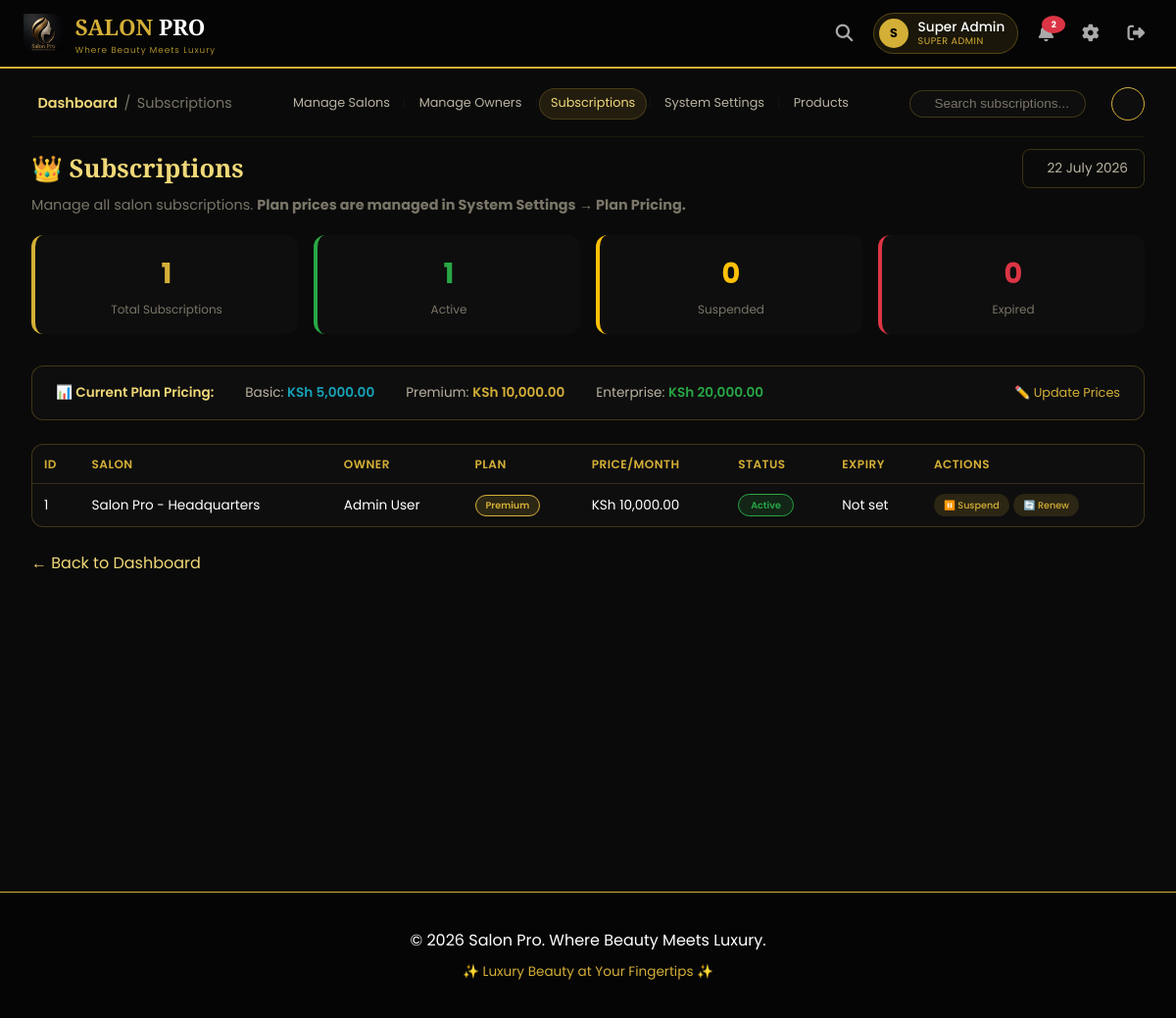
/super_admin/subscriptions.php (signed in), run on the app's committed database.
### tables this page shows
CREATE TABLE IF NOT EXISTS salons (
    id INT AUTO_INCREMENT PRIMARY KEY,
    salon_name VARCHAR(100) NOT NULL,
    salon_email VARCHAR(100),
    salon_phone VARCHAR(20),
    address TEXT,
    subscription_plan ENUM('basic', 'premium', 'enterprise') DEFAULT 'basic',
    subscription_status ENUM('active', 'expired', 'suspended') DEFAULT 'active',
    subscription_expiry DATE,
    owner_id INT,
    created_at TIMESTAMP DEFAULT CURRENT_TIMESTAMP,
    FOREIGN KEY (owner_id) REFERENCES users(id)
);

CREATE TABLE IF NOT EXISTS users (
    id INT AUTO_INCREMENT PRIMARY KEY,
    full_name VARCHAR(100) NOT NULL,
    email VARCHAR(100) UNIQUE NOT NULL,
    phone VARCHAR(20) NOT NULL,
    password VARCHAR(255) NOT NULL,
    role ENUM('admin', 'staff', 'customer', 'super_admin') DEFAULT 'customer',
    is_active BOOLEAN DEFAULT TRUE,
    salon_id INT,
    created_at TIMESTAMP DEFAULT CURRENT_TIMESTAMP
);

### config/database.php (called while the page is built, shortened)
<?php
$db_host = 'localhost';
$db_user = 'root';
$db_pass = '';
$db_name = 'saloon_management_system';
$conn = mysqli_connect($db_host, $db_user, $db_pass, $db_name);
function getPlanPrice($plan) {
    global $conn;
    $key = 'plan_' . $plan . '_price';
    $query = "SELECT setting_value FROM salon_settings WHERE setting_key = '$key'";
    $result = mysqli_query($conn, $query);
    if ($result && mysqli_num_rows($result) > 0) {
        $row = mysqli_fetch_assoc($result);
        return (float)$row['setting_value'];
    }
    $defaults = ['basic' => 5000, 'premium' => 10000, 'enterprise' => 20000];
    return $defaults[$plan] ?? 0;
}
function getAllPlanPrices() {
    return [
        'basic' => getPlanPrice('basic'),
        'premium' => getPlanPrice('premium'),
        'enterprise' => getPlanPrice('enterprise')
    ];
}
?>

### super_admin/subscriptions.php (the view, shortened to what this page needs)
<?php
require_once '../config/database.php';
$plan_prices = getAllPlanPrices();
$subscriptions_query = "SELECT s.*, u.full_name as owner_name, u.email as owner_email
                        FROM salons s
                        LEFT JOIN users u ON s.owner_id = u.id
                        ORDER BY s.subscription_expiry ASC";
$subscriptions_result = mysqli_query($conn, $subscriptions_query);
$stats_query = "SELECT
    COUNT(*) as total,
    SUM(CASE WHEN subscription_status = 'active' THEN 1 ELSE 0 END) as active,
    SUM(CASE WHEN subscription_status = 'expired' THEN 1 ELSE 0 END) as expired,
    SUM(CASE WHEN subscription_status = 'suspended' THEN 1 ELSE 0 END) as suspended
    FROM salons";
$stats_result = mysqli_query($conn, $stats_query);
$stats = mysqli_fetch_assoc($stats_result);
include '../includes/header.php';
?>
<div class="main-content">
    <div class="sticky-header">
        <div class="top-bar">
            <div class="top-bar-left">
                <div class="breadcrumb">
                    <span class="current">Dashboard</span>
                    <span class="sep">/</span>
                    <span class="sub">Subscriptions</span>
                </div>
            </div>
            <div class="top-bar-center">
                <div class="quick-links">
                    <a href="salons.php" class="qlink"><i class="ti ti-building-store"></i> Manage Salons</a>
                    <span class="link-sep">|</span>
                    <a href="admins.php" class="qlink"><i class="ti ti-user-shield"></i> Manage Owners</a>
                    <span class="link-sep">|</span>
                    <a href="subscriptions.php" class="qlink active"><i class="ti ti-crown"></i> Subscriptions</a>
                    <span class="link-sep">|</span>
                    <a href="settings.php" class="qlink"><i class="ti ti-settings"></i> System Settings</a>
                    <span class="link-sep">|</span>
                    <a href="products.php" class="qlink"><i class="ti ti-box"></i> Products</a>
                </div>
            </div>
            <div class="top-bar-right">
                <div class="search-box">
                    <input type="text" id="globalSearch" placeholder="Search subscriptions...">
                </div>
                <div class="topbar-avatar"><i class="ti ti-crown"></i></div>
            </div>
        </div>
    </div>
    <div class="welcome-row">
        <div>
            <h1>👑 Subscriptions</h1>
            <p class="subtitle">Manage all salon subscriptions. <strong>Plan prices are managed in System Settings → Plan Pricing.</strong></p>
        </div>
        <div class="date-badge">
            <i class="ti ti-calendar"></i> <?php echo date('j F Y'); ?>
        </div>
    </div>
    <div class="stats-grid">
        <div class="stat-card">
            <div class="stat-number"><?php echo $stats['total'] ?? 0; ?></div>
            <div class="stat-label">Total Subscriptions</div>
        </div>
        <div class="stat-card green">
            <div class="stat-number"><?php echo $stats['active'] ?? 0; ?></div>
            <div class="stat-label">Active</div>
        </div>
        <div class="stat-card orange">
            <div class="stat-number"><?php echo $stats['suspended'] ?? 0; ?></div>
            <div class="stat-label">Suspended</div>
        </div>
        <div class="stat-card red">
            <div class="stat-number"><?php echo $stats['expired'] ?? 0; ?></div>
            <div class="stat-label">Expired</div>
        </div>
    </div>
    <div style="background: #0e0e0e; border: 1px solid rgba(212, 175, 55, 0.25); border-radius: 12px; padding: 1rem 1.5rem; margin-bottom: 1.5rem;">
        <div style="display: flex; gap: 2rem; flex-wrap: wrap; align-items: center;">
            <span style="color: #f0d878; font-weight: 600; font-size: 0.85rem;">📊 Current Plan Pricing:</span>
            <span style="color: #b8b2a0; font-size: 0.85rem;">Basic: <span style="color: #17a2b8; font-weight: 600;">KSh <?php echo number_format($plan_prices['basic'], 2); ?></span></span>
            <span style="color: #b8b2a0; font-size: 0.85rem;">Premium: <span style="color: #d4af37; font-weight: 600;">KSh <?php echo number_format($plan_prices['premium'], 2); ?></span></span>
            <span style="color: #b8b2a0; font-size: 0.85rem;">Enterprise: <span style="color: #28a745; font-weight: 600;">KSh <?php echo number_format($plan_prices['enterprise'], 2); ?></span></span>
            <a href="settings.php?tab=pricing" style="color: #d4af37; font-size: 0.8rem; text-decoration: none; margin-left: auto;">✏️ Update Prices</a>
        </div>
    </div>
    <div class="table-wrapper">
        <table>
            <thead>
                <tr>
                    <th>ID</th>
                    <th>Salon</th>
                    <th>Owner</th>
                    <th>Plan</th>
                    <th>Price/Month</th>
                    <th>Status</th>
                    <th>Expiry</th>
                    <th>Actions</th>
                </tr>
            </thead>
            <tbody>
                <?php if(mysqli_num_rows($subscriptions_result) > 0): ?>
                    <?php while($sub = mysqli_fetch_assoc($subscriptions_result)):
                        $price = $plan_prices[$sub['subscription_plan'] ?? 'basic'] ?? 0;
                    ?>
                        <tr>
                            <td><?php echo $sub['id']; ?></td>
                            <td><?php echo htmlspecialchars($sub['salon_name'] ?? 'Unnamed'); ?></td>
                            <td><?php echo htmlspecialchars($sub['owner_name'] ?? 'No Owner'); ?></td>
                            <td>
                                <span class="plan-badge <?php echo $sub['subscription_plan'] ?? 'basic'; ?>">
                                    <?php echo ucfirst($sub['subscription_plan'] ?? 'Basic'); ?>
                                </span>
                            </td>
                            <td>KSh <?php echo number_format($price, 2); ?></td>
                            <td>
                                <span class="status-badge <?php echo $sub['subscription_status'] ?? 'inactive'; ?>">
                                    <?php echo ucfirst($sub['subscription_status'] ?? 'Inactive'); ?>
                                </span>
                            </td>
                            <td>
                                <?php if (!empty($sub['subscription_expiry'])): ?>
                                    <?php echo date('M d, Y', strtotime($sub['subscription_expiry'])); ?>
                                    <?php if (strtotime($sub['subscription_expiry']) < time() && $sub['subscription_status'] == 'active'): ?>
                                        <span style="color: #dc3545; font-size: 0.6rem;">⚠️ Expired</span>
                                    <?php endif; ?>
                                <?php else: ?>
                                    Not set
                                <?php endif; ?>
                            </td>
                            <td class="action-cell">
                                <?php if ($sub['subscription_status'] == 'active'): ?>
                                    <a href="subscriptions.php?action=suspend&id=<?php echo $sub['id']; ?>" class="btn btn-suspend" onclick="return confirm('Suspend this subscription?')">⏸️ Suspend</a>
                                    <a href="subscriptions.php?action=renew&id=<?php echo $sub['id']; ?>" class="btn btn-renew" onclick="return confirm('Renew this subscription for another month?')">🔄 Renew</a>
                                <?php elseif ($sub['subscription_status'] == 'suspended' || $sub['subscription_status'] == 'expired'): ?>
                                    <a href="subscriptions.php?action=activate&id=<?php echo $sub['id']; ?>" class="btn btn-activate" onclick="return confirm('Activate this subscription?')">✅ Activate</a>
                                <?php endif; ?>
                            </td>
                        </tr>
                    <?php endwhile; ?>
                <?php endif; ?>
            </tbody>
        </table>
    </div>
    <a href="dashboard.php" class="back-link">← Back to Dashboard</a>
</div>
<?php include '../includes/footer.php'; ?>

### assets/css/style.css (style rules this page uses)
:root { --bg-primary: #0B0B0B; --bg-secondary: #111111; --bg-card: #1A1A1A; --bg-panel: #0E0E0E; --bg-input: #1E1E1E; --emerald: #0F9D58; --emerald-light: #1ABC9C; --emerald-dark: #0B7A3E; --emerald-bg: rgba(15, 157, 88, 0.15); --emerald-border: rgba(15, 157, 88, 0.3); --gold: #D4AF37; --gold-light: #F0D878; --gold-dark: #A3831F; --gold-bg: rgba(212, 175, 55, 0.15); --gold-border: rgba(212, 175, 55, 0.3); --text-primary: #F5F5F5; --text-secondary: #B8B2A0; --text-muted: #7A7568; --success: #28A745; --danger: #E0554A; --warning: #E0A63C; --info: #4A90D9; --border-color: rgba(212, 175, 55, 0.2); --border-emerald: rgba(15, 157, 88, 0.3); --shadow-gold: 0 4px 20px rgba(212, 175, 55, 0.15); --shadow-emerald: 0 4px 20px rgba(15, 157, 88, 0.2); }
* { margin: 0; padding: 0; box-sizing: border-box; }
body { font-family: 'Poppins', 'Segoe UI', Tahoma, Geneva, Verdana, sans-serif; background: var(--bg-primary); color: var(--text-primary); line-height: 1.6; }
.btn { display: inline-block; padding: 10px 24px; border-radius: 50px; font-weight: 600; text-decoration: none; transition: all 0.3s; cursor: pointer; border: none; font-size: 0.95rem; }
.stat-card { background: var(--bg-card); border-radius: 15px; padding: 1.5rem; text-align: center; border-left: 4px solid var(--emerald); transition: all 0.3s; }
.stat-card .stat-number { font-size: 2.5rem; font-weight: bold; color: var(--emerald); }
.stat-card .stat-label { color: var(--text-muted); margin-top: 0.3rem; font-size: 0.85rem; }
.table-wrapper { overflow-x: auto; background: var(--bg-card); border-radius: 15px; padding: 0; border: 1px solid rgba(212, 175, 55, 0.1); }
table { width: 100%; border-collapse: collapse; font-size: 0.9rem; }
th, td { padding: 12px 16px; text-align: left; border-bottom: 1px solid rgba(212, 175, 55, 0.08); }
th { color: var(--gold); font-weight: 600; }
tr:last-child td { border-bottom: none; }
.plan-badge { display: inline-block; padding: 4px 12px; border-radius: 20px; font-size: 0.7rem; font-weight: bold; }

### includes/header.php (style rules this page uses)
* { margin: 0; padding: 0; box-sizing: border-box; }
body { font-family: 'Poppins', sans-serif; background: #0a0a0a; color: #ffffff; line-height: 1.6; }

### data on the page
salons: id "1", salon_name "Salon Pro - Headquarters", owner.full_name "Admin User", subscription_plan "Premium", subscription_plan "10,000.00", subscription_status "Active", shows "Not set"

### other printed values
substr($user_name, 0, 1) "S"
$user_name "Super Admin"
str_replace('_', ' ', $user_role) "SUPER ADMIN"
min($unread_count, 99) "2"
$stats['total'] "1"
$stats['active'] "1"
$stats['suspended'] "0"
$stats['expired'] "0"
$plan_prices['basic'] "5,000.00"
$plan_prices['premium'] "10,000.00"
$plan_prices['enterprise'] "20,000.00"
